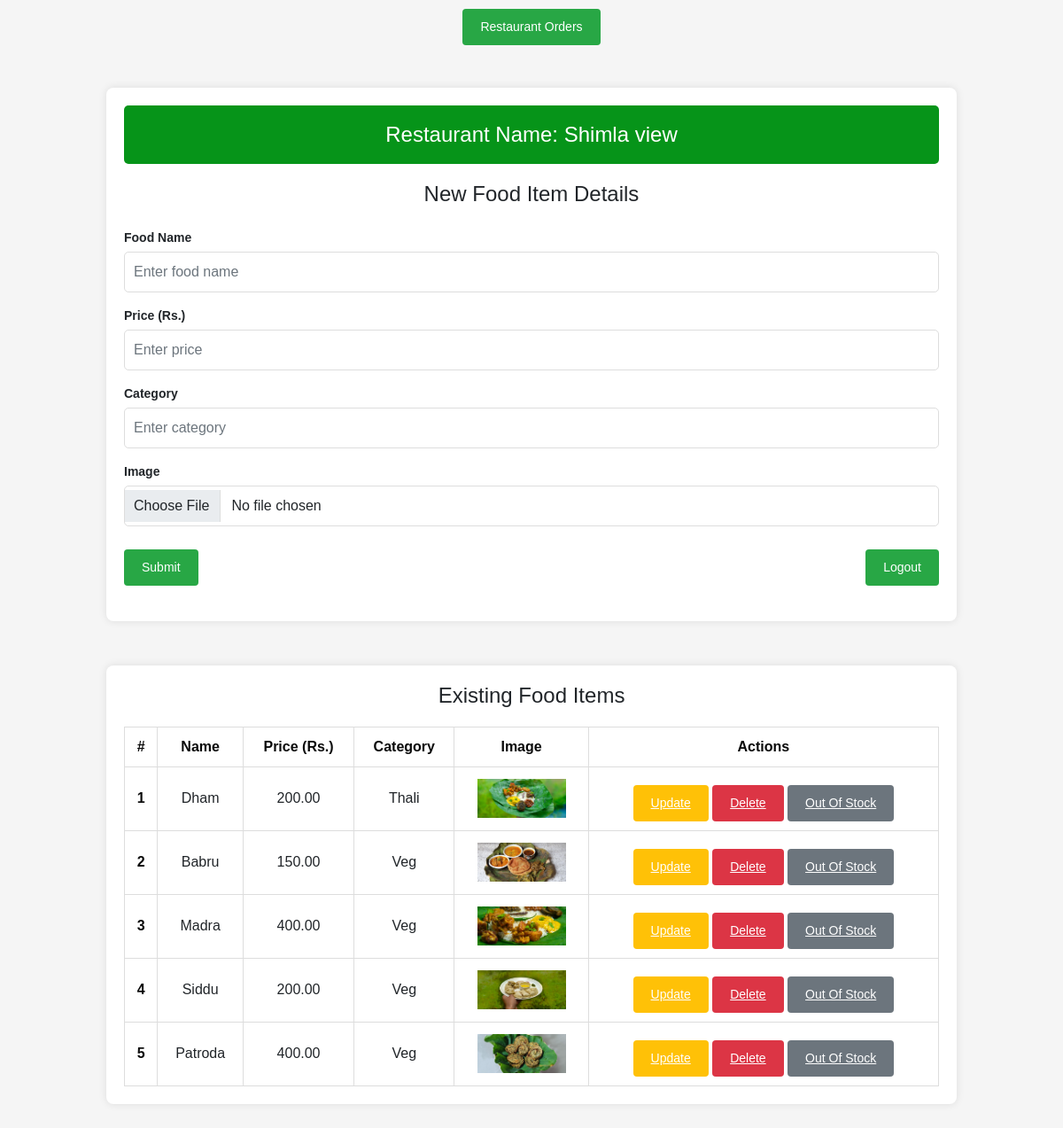
The app's page /addMenu/ (signed in) with its own data.
### customer/models.py (models this page shows)
class CustomUser(AbstractUser):
    is_user = models.BooleanField(default=False)
    is_restaurant = models.BooleanField(default=False)
    is_delivery = models.BooleanField(default=False)

### restaurant/models.py (models this page shows)
class restaurantUser(CustomUser):
    restaurantName = models.CharField(max_length=50)
    address = models.TextField()
    restaurantContact = PhoneNumberField()
    state = models.ForeignKey(State, on_delete=models.CASCADE, default=1)  # Ensure State with id=1 exists
    city = models.ForeignKey(City, on_delete=models.CASCADE, default=1)    # Ensure City with id=1 exists
    place = models.ForeignKey(Place, on_delete=models.CASCADE, default=1)
    latitude = models.DecimalField(max_digits=9, decimal_places=6, null=True, blank=True)
    longitude = models.DecimalField(max_digits=9, decimal_places=6, null=True, blank=True)

class foodItems(models.Model):
    name = models.CharField(max_length=255) # Name of the food item
    price = models.DecimalField(max_digits=10, decimal_places=2) # Price of the food item
    image = models.ImageField(upload_to='images/') # Image of the food item
    category = models.CharField(max_length=255,default="None")  # Category of the food item
    restaurantName = models.ForeignKey(restaurantUser, related_name='food_items', on_delete=models.CASCADE)
    is_out_of_stock = models.BooleanField(default=False)

### restaurant/views.py (the view, shortened to what this page needs)
# urls.py: path('addMenu/', restaurantviews.addMenu, name='addMenu'),
@login_required
def addMenu(request):
    food_items = foodItems.objects.filter(restaurantName=request.user.restaurantuser)
    return render(request, 'addMenu.html', {'food_items': food_items})

### restaurant/templates/addMenu.html (shortened to what this page needs)
<!DOCTYPE html>
{% load static %}
<html lang="en">
<head>
    <link href="https://cdn.jsdelivr.net/npm/bootstrap@5.0.2/dist/css/bootstrap.min.css" rel="stylesheet"
>
</head>
<body>
    <center>
    <a class="btn btn-outline-primary" href="/restaurantOrders">Restaurant Orders</a></center>
    <div class="container mt-5">
        <div class="title">Restaurant Name: {{ request.user.restaurantuser.restaurantName }}</div>
        <h4 class="mb-4 text-center bi-body-text text-reset">New Food Item Details</h4>
        <form method="post" class="food-form" enctype="multipart/form-data">
            <div class="mb-3">
                <label for="name" class="form-label">Food Name</label>
                <input type="text" class="form-control" id="name" name="name" placeholder="Enter food name" required>
            </div>
            <div class="mb-3">
                <label for="price" class="form-label">Price (Rs.)</label>
                <input type="number" class="form-control" id="price" name="price" placeholder="Enter price" required>
            </div>
            <div class="mb-3">
                <label for="category" class="form-label">Category</label>
                <input type="text" class="form-control" id="category" name="category" placeholder="Enter category" required>
            </div>
            <div class="mb-3">
                <label for="image" class="form-label">Image</label>
                <input type="file" class="form-control" id="image" name="image" accept="image/*" required>
            </div>
            <div class="d-flex justify-content-between">
                <button type="submit" class="btn">Submit</button>
                <a class="btn btn-outline-primary" href="{% url 'logoutR' %}">Logout</a>
            </div>
        </form>
    </div>
    <div class="foodItems container mt-5">
        <h4 class="text-center">Existing Food Items</h4>
        <table class="food-table">
            <thead>
                <tr>
                    <th scope="col">#</th>
                    <th scope="col">Name</th>
                    <th scope="col">Price (Rs.)</th>
                    <th scope="col">Category</th>
                    <th scope="col">Image</th>
                    <th scope="col">Actions</th>
                </tr>
            </thead>
            <tbody>
                {% for food in food_items %}
                <tr>
                    <th scope="row">{{ forloop.counter }}</th>
                    <td>{{ food.name }}</td>
                    <td>{{ food.price }}</td>
                    <td>{{ food.category }}</td>
                    <td><img src="{{ food.image.url }}" alt="{{ food.name }}" style="width: 100px; height: auto;"></td>
                    <td>
                        <a href="{% url 'update_food' food.id %}" class="btn1 btn-warning">Update</a>
                        <a href="{% url 'delete_food' food.id %}" class="btn1 btn-danger" onclick="return confirm('Are you sure you want to delete this item?');">Delete</a>
                        <a href="{% url 'toggle_stock' food.id %}" class="btn1 btn-secondary">{% if food.is_out_of_stock %}In Stock{% else %}Out Of Stock{% endif %}</a>
                    </td>
                </tr>
                {% empty %}
                <tr>
                    <td colspan="6" class="text-center">No food items available.</td>
                </tr>
                {% endfor %}
            </tbody>
        </table>
    </div>
</body>
</html>

### customer/templates/loader.html (shortened to what this page needs)
{%load static%}

### restaurant/templates/addMenu.html (style rules this page uses)
body { font-family: Arial, sans-serif; margin: 0; padding: 0; background-color: #f5f5f5; align-items: center; }
.container { width: 80%; margin: 50px auto; text-align: center; background-color: #fff; padding: 20px; border-radius: 8px; box-shadow: 0 0 10px rgba(0, 0, 0, 0.1); }
.title { background-color: #069419; color: white; padding: 15px; border-radius: 5px; font-size: 24px; margin-bottom: 20px; }
.food-form { margin: 20px 0; text-align: left; }
.food-form label { display: block; margin: 10px 0 5px; font-weight: bold; font-size: 14px; }
.food-form input { width: 100%; padding: 10px; margin-bottom: 15px; border: 1px solid #ddd; border-radius: 5px; font-size: 16px; }
.btn { display: inline-block; padding: 10px 20px; font-size: 14px; color: #fff; background-color: #28a745; border: none; border-radius: 4px; cursor: pointer; margin-top: 10px; text-align: center; }
.btn1 { display: inline-block; padding: 10px 20px; font-size: 14px; color: #fff; border: none; border-radius: 4px; cursor: pointer; margin-top: 10px; text-align: center; }
.food-table { width: 100%; border-collapse: collapse; margin-top: 20px; border: 1px solid #ddd; }
.food-table th, .food-table td { border: 1px solid #ddd; padding: 10px; text-align: center; font-size: 16px; }
.food-table th { background-color: white; color: rgb(10, 10, 10); }
.food-table td { background-color: #fff; }

### records on screen
CustomUser: user.restaurantuser.restaurantName "Shimla view"
foodItems: name "Dham", price "200.00", category "Thali", image (picture), is_out_of_stock "Out Of Stock"
foodItems: name "Babru", price "150.00", category "Veg", image (picture), is_out_of_stock "Out Of Stock"
foodItems: name "Madra", price "400.00", category "Veg", image (picture), is_out_of_stock "Out Of Stock"
foodItems: name "Siddu", price "200.00", category "Veg", image (picture), is_out_of_stock "Out Of Stock"
foodItems: name "Patroda", price "400.00", category "Veg", image (picture), is_out_of_stock "Out Of Stock"
